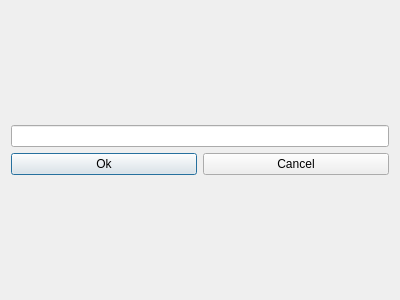
<?xml version="1.0" encoding="UTF-8"?>
<ui version="4.0">
 <class>Dialog</class>
 <widget class="QDialog" name="Dialog">
  <property name="geometry">
   <rect>
    <x>0</x>
    <y>0</y>
    <width>400</width>
    <height>300</height>
   </rect>
  </property>
  <property name="sizePolicy">
   <sizepolicy hsizetype="Fixed" vsizetype="Fixed">
    <horstretch>0</horstretch>
    <verstretch>0</verstretch>
   </sizepolicy>
  </property>
  <property name="minimumSize">
   <size>
    <width>400</width>
    <height>300</height>
   </size>
  </property>
  <property name="maximumSize">
   <size>
    <width>400</width>
    <height>300</height>
   </size>
  </property>
  <property name="windowTitle">
   <string>Add a new actor</string>
  </property>
  <layout class="QVBoxLayout" name="verticalLayout_2">
   <item>
    <layout class="QVBoxLayout" name="verticalLayout">
     <item>
      <widget class="QLineEdit" name="lineEdit"/>
     </item>
     <item>
      <layout class="QHBoxLayout" name="horizontalLayout">
       <item>
        <widget class="QPushButton" name="okBtn">
         <property name="text">
          <string>Ok</string>
         </property>
        </widget>
       </item>
       <item>
        <widget class="QPushButton" name="cancelBtn">
         <property name="text">
          <string>Cancel</string>
         </property>
        </widget>
       </item>
      </layout>
     </item>
    </layout>
   </item>
  </layout>
 </widget>
 <resources/>
 <connections/>
</ui>
